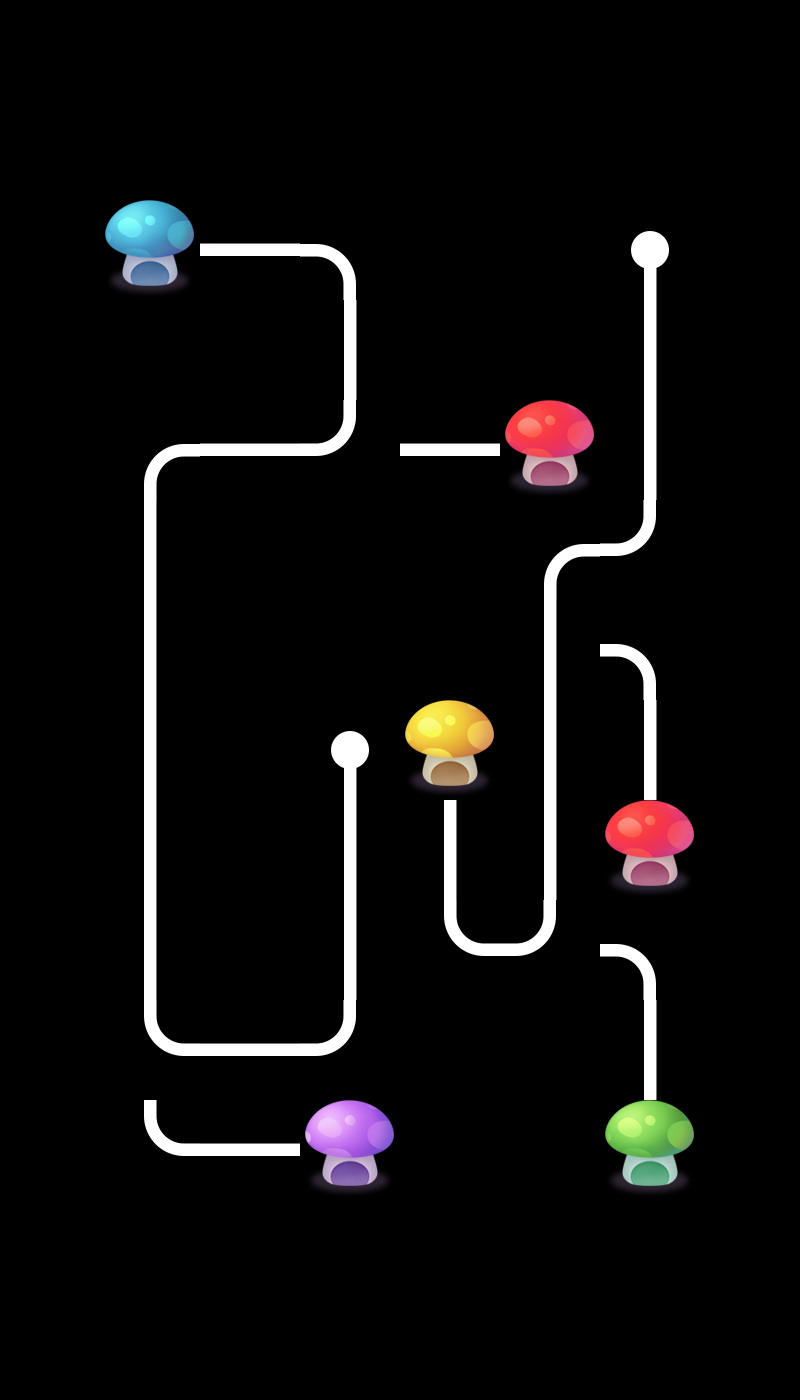

This game map was drawn from its Tiled (.tmx) file and the tilesets committed beside it. A one-line description and the trimmed map source follow:
An orthogonal 8x14 tile map with 100x100 px tiles, 2 tile layers (layer0, layer1), 2 tilesets and 4 objects.

<map version="1.0" orientation="orthogonal" renderorder="right-down" width="8" height="14" tilewidth="100" tileheight="100" nextobjectid="5">
 <tileset firstgid="1" name="tiled" tilewidth="100" tileheight="100">
  <image source="tiled.png" width="500" height="400" />
 </tileset>
 <tileset firstgid="21" name="tiled" tilewidth="100" tileheight="100">
  <image source="tiled.png" width="500" height="400" />
 </tileset>
 <layer name="layer0" width="8" height="14">
  <data>[112 cells, 23 non-empty, 10 distinct tile ids]</data>
 </layer>
 <layer name="layer1" width="8" height="14">
  <data>[112 cells, 18 non-empty, 9 distinct tile ids]</data>
 </layer>
 <objectgroup name="object1">
  <object id="1" x="124.242" y="1024.24" width="60.6061" height="51.5152">
   <properties>
    <property name="id" value="0" />
   </properties>
  </object>
  <object id="2" x="312.121" y="424.242" width="60.6061" height="48.4848">
   <properties>
    <property name="id" value="1" />
   </properties>
  </object>
  <object id="3" x="518.182" y="618.182" width="60.6061" height="51.5152">
   <properties>
    <property name="id" value="3" />
   </properties>
  </object>
  <object id="4" x="518.182" y="921.212" width="54.5455" height="57.5758">
   <properties>
    <property name="id" value="2" />
   </properties>
  </object>
 </objectgroup>
</map>
